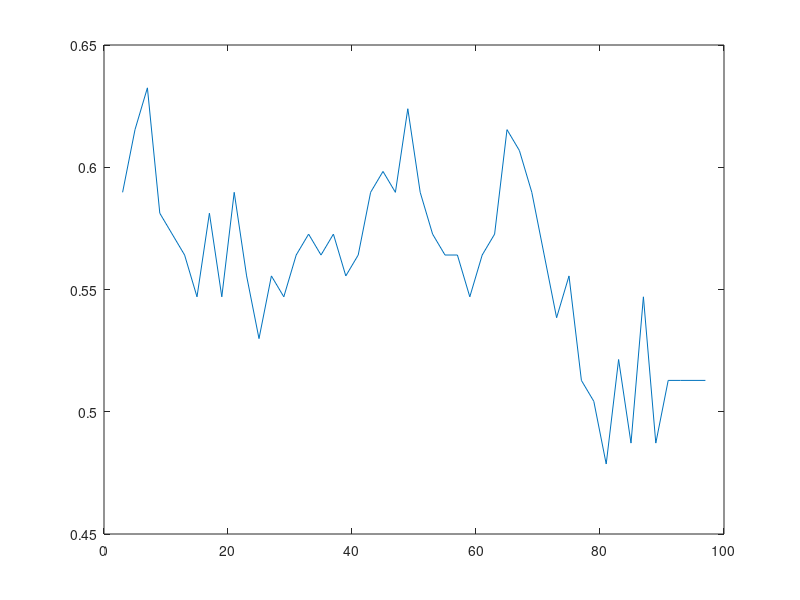

Write MATLAB code to recreate this figure.
function tag_images_texture()

load GroundTruth.mat
N = length(Y);

% The images are ordered by time, with very similar images next to each
% other, so mess them all a litle bit:
rand('seed', 42); % do not change if loading X from Features-s42.mat!!
Y = Y(randperm(length(Y)));

train_Y = Y(1:100);
train_Y = cellfun(@str2num, {train_Y.tag})';

test_Y = Y(101:end);
test_Y = cellfun(@str2num, {test_Y.tag})';

% To save time: load precomputed descriptors from file
if 0
    F = makeLMfilters();
    Rs = [];
    completed = 0;
    hpb = waitbar(0, 'Obtaining texture descriptors: 0%');
    for image={Y.name}
        newR = [];
        I = imread(['materialLab10/', cell2mat(image)]);
        I = im2double(I);
        % In order to reduce the runtime, we resize the image to 20% 
        % Warning: do not decrease size below filter sizes.
        I = imresize(I, 0.2);
        mR = getMeanColorChannelValue(I, 1);
        mG = getMeanColorChannelValue(I, 2);
        mB = getMeanColorChannelValue(I, 3);
        Rcol = [mR; mG; mB];
        newR = [newR Rcol'];
        I = rgb2gray(I);
        R = getResponses(I, F);
        Rsd = getResponseSd(R);
        newR = [newR Rsd'];
        Rs = [Rs; newR];
        completed = completed + 1;
        waitbar(completed/N, hpb, sprintf('Obtaining texture descriptors: %f%%', completed/N*100));  
    end
    close(hpb)
    save('Textures-s42.mat', 'Rs');
else
    % Load Rs from file to save runtime
    load('Textures-s42.mat');
end

train_Rs = Rs(1:100, :);
test_Rs = Rs(101:end, :);

ks =[];
accs = [];
bestAcc = 0;
bestK = 0;
for k=3:2:97
    test_Y_ = zeros(size(test_Y));
    for i = 1:length(test_Y)
        knn = knnsearch(train_Rs, test_Rs(i, :), 'k', k, 'distance', 'seuclidean');
        if sum(test_Y(knn)) > floor(k/2)
            test_Y_(i) = 1;
        end
    end

    TP = sum(test_Y & test_Y_);
    TN = sum(~test_Y & ~test_Y_);
    FP = sum(~test_Y & test_Y_);
    FN = sum(test_Y & ~test_Y_);
    Confusion = [TP, FP; FN, TN];
    Acc = (TP+TN) / (TP + TN + FP + FN);
    ks = [ks k];
    accs = [accs Acc];
    if Acc > bestAcc
        bestAcc = Acc;
        bestK = k;
    end
end

figure;
plot(ks, accs);
bestAcc
bestK

end

function F=makeLMfilters

% Returns the LML filter bank of size 49x49x48 in F. To convolve an
% image I with the filter bank you can either use the matlab function
% conv2, i.e. responses(:,:,i)=conv2(I,F(:,:,i),'valid'), or use the
% Fourier transform.

  SUP=49;                 % Support of the largest filter (must be odd)
  SCALEX=sqrt(2).^[1:3];  % Sigma_{x} for the oriented filters
  NORIENT=6;              % Number of orientations

  NROTINV=12;
  NBAR=length(SCALEX)*NORIENT;
  NEDGE=length(SCALEX)*NORIENT;
  NF=NBAR+NEDGE+NROTINV;
  F=zeros(SUP,SUP,NF);
  hsup=(SUP-1)/2;
  [x,y]=meshgrid([-hsup:hsup],[hsup:-1:-hsup]);
  orgpts=[x(:) y(:)]';

  count=1;
  for scale=1:length(SCALEX),
    for orient=0:NORIENT-1,
      angle=pi*orient/NORIENT;  % Not 2pi as filters have symmetry
      c=cos(angle);s=sin(angle);
      rotpts=[c -s;s c]*orgpts;
      F(:,:,count)=makefilter(SCALEX(scale),0,1,rotpts,SUP);
      F(:,:,count+NEDGE)=makefilter(SCALEX(scale),0,2,rotpts,SUP);
      count=count+1;
    end;
  end;
  
  count=NBAR+NEDGE+1;
  SCALES=sqrt(2).^[1:4];
  for i=1:length(SCALES),
    F(:,:,count)=normalise(fspecial('gaussian',SUP,SCALES(i)));
    F(:,:,count+1)=normalise(fspecial('log',SUP,SCALES(i)));
    F(:,:,count+2)=normalise(fspecial('log',SUP,3*SCALES(i)));
    count=count+3;
  end;
return
end

function f=makefilter(scale,phasex,phasey,pts,sup)
  gx=gauss1d(3*scale,0,pts(1,:),phasex);
  gy=gauss1d(scale,0,pts(2,:),phasey);
  f=normalise(reshape(gx.*gy,sup,sup));
return
end

function g=gauss1d(sigma,mean,x,ord)
% Function to compute gaussian derivatives of order 0 <= ord < 3
% evaluated at x.

  x=x-mean;num=x.*x;
  variance=sigma^2;
  denom=2*variance;  
  g=exp(-num/denom)/(pi*denom)^0.5;
  switch ord,
    case 1, g=-g.*(x/variance);
    case 2, g=g.*((num-variance)/(variance^2));
  end;
return
end

function f=normalise(f), f=f-mean(f(:)); f=f/sum(abs(f(:))); 
return 
end

function R = getResponses(I, F)
    rSize = size(conv2(I, F(:,:,1), 'valid')); 
    R = zeros(rSize(1), rSize(2), size(F,3));
    for k = 1:size(F,3)
        R(:,:,k) = conv2(I, F(:,:,k), 'valid');
    end
end

function Rsd = getResponseSd(R)
    Rsd = zeros(size(R, 3), 1);
    for k = 1:size(R,3)
        Rv = reshape(R(:,:,k), [1 numel(R(:,:,k))]);
        Rsd(k) = std(Rv);
    end
end

function cm = getMeanColorChannelValue(I, channel)
    Iv = reshape(I(:,:,channel), [1, numel(I(:,:,channel))]);
    cm = mean(Iv);
end